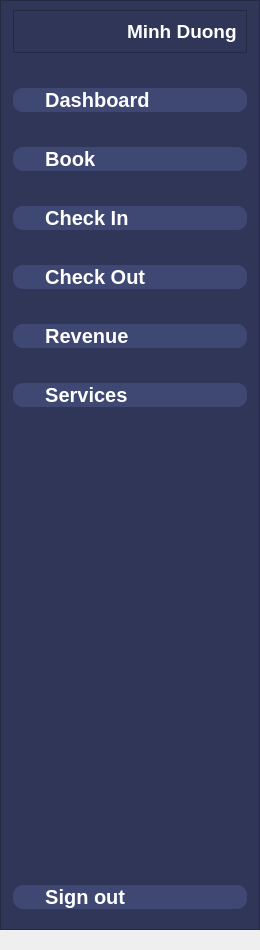
<?xml version="1.0" encoding="UTF-8"?>
<ui version="4.0">
 <class>NavBar</class>
 <widget class="QWidget" name="NavBar">
  <property name="geometry">
   <rect>
    <x>0</x>
    <y>0</y>
    <width>260</width>
    <height>950</height>
   </rect>
  </property>
  <property name="windowTitle">
   <string>Form</string>
  </property>
  <property name="styleSheet">
   <string notr="true">QPushButton:hover
{
   background-color:white;
}</string>
  </property>
  <widget class="QFrame" name="frame">
   <property name="geometry">
    <rect>
     <x>0</x>
     <y>0</y>
     <width>260</width>
     <height>930</height>
    </rect>
   </property>
   <property name="styleSheet">
    <string notr="true">background-color: #303657;</string>
   </property>
   <property name="frameShape">
    <enum>QFrame::StyledPanel</enum>
   </property>
   <property name="frameShadow">
    <enum>QFrame::Raised</enum>
   </property>
   <layout class="QVBoxLayout" name="verticalLayout_4">
    <property name="spacing">
     <number>35</number>
    </property>
    <property name="leftMargin">
     <number>12</number>
    </property>
    <property name="rightMargin">
     <number>12</number>
    </property>
    <property name="bottomMargin">
     <number>20</number>
    </property>
    <item>
     <widget class="QFrame" name="frame_2">
      <property name="frameShape">
       <enum>QFrame::StyledPanel</enum>
      </property>
      <property name="frameShadow">
       <enum>QFrame::Raised</enum>
      </property>
      <layout class="QHBoxLayout" name="horizontalLayout_2">
       <property name="spacing">
        <number>20</number>
       </property>
       <item>
        <widget class="QLabel" name="label">
         <property name="text">
          <string/>
         </property>
         <property name="pixmap">
          <pixmap>images/user64.png</pixmap>
         </property>
         <property name="scaledContents">
          <bool>true</bool>
         </property>
        </widget>
       </item>
       <item>
        <widget class="QLabel" name="label_2">
         <property name="styleSheet">
          <string notr="true">text-align: left;</string>
         </property>
         <property name="text">
          <string>&lt;html&gt;&lt;head/&gt;&lt;body&gt;&lt;p&gt;&lt;span style=&quot; font-size:14pt; font-weight:600; color:#ffffff;&quot;&gt;Minh Duong&lt;/span&gt;&lt;/p&gt;&lt;/body&gt;&lt;/html&gt;</string>
         </property>
         <property name="alignment">
          <set>Qt::AlignLeading|Qt::AlignLeft|Qt::AlignVCenter</set>
         </property>
         <property name="wordWrap">
          <bool>true</bool>
         </property>
        </widget>
       </item>
      </layout>
     </widget>
    </item>
    <item>
     <widget class="QPushButton" name="pushButton_3">
      <property name="acceptDrops">
       <bool>false</bool>
      </property>
      <property name="styleSheet">
       <string notr="true">QPushButton
{
  	border-style: none;
	color: white;
	font-size: 20px;
	font-weight: bold;
	background-color: #3f4773;
	border-radius: 10;
	text-align: left;
	padding-left: 10;
}
QPushButton:hover
{
  	background-color:#485187;
}</string>
      </property>
      <property name="text">
       <string>    Dashboard</string>
      </property>
      <property name="icon">
       <iconset>
        <normaloff>images/home-2-32.png</normaloff>images/home-2-32.png</iconset>
      </property>
      <property name="iconSize">
       <size>
        <width>32</width>
        <height>32</height>
       </size>
      </property>
      <property name="flat">
       <bool>false</bool>
      </property>
     </widget>
    </item>
    <item>
     <widget class="QPushButton" name="pushButton_2">
      <property name="acceptDrops">
       <bool>false</bool>
      </property>
      <property name="styleSheet">
       <string notr="true">border-style: none;
color: white;
font-size: 20px;
font-weight: bold;
background-color: #3f4773;
border-radius: 10;
text-align: left;
padding-left: 10;</string>
      </property>
      <property name="text">
       <string>    Book</string>
      </property>
      <property name="icon">
       <iconset>
        <normaloff>images/bed-64.png</normaloff>images/bed-64.png</iconset>
      </property>
      <property name="iconSize">
       <size>
        <width>32</width>
        <height>32</height>
       </size>
      </property>
      <property name="flat">
       <bool>false</bool>
      </property>
     </widget>
    </item>
    <item>
     <widget class="QPushButton" name="pushButton_4">
      <property name="acceptDrops">
       <bool>false</bool>
      </property>
      <property name="styleSheet">
       <string notr="true">border-style: none;
color: white;
font-size: 20px;
font-weight: bold;
background-color: #3f4773;
border-radius: 10;
text-align: left;
padding-left: 10;</string>
      </property>
      <property name="text">
       <string>    Check In</string>
      </property>
      <property name="icon">
       <iconset>
        <normaloff>images/in-32.png</normaloff>images/in-32.png</iconset>
      </property>
      <property name="iconSize">
       <size>
        <width>32</width>
        <height>32</height>
       </size>
      </property>
      <property name="flat">
       <bool>false</bool>
      </property>
     </widget>
    </item>
    <item>
     <widget class="QPushButton" name="pushButton_5">
      <property name="acceptDrops">
       <bool>false</bool>
      </property>
      <property name="styleSheet">
       <string notr="true">border-style: none;
color: white;
font-size: 20px;
font-weight: bold;
background-color: #3f4773;
border-radius: 10;
text-align: left;
padding-left: 10;</string>
      </property>
      <property name="text">
       <string>    Check Out</string>
      </property>
      <property name="icon">
       <iconset>
        <normaloff>images/out-32.png</normaloff>images/out-32.png</iconset>
      </property>
      <property name="iconSize">
       <size>
        <width>32</width>
        <height>32</height>
       </size>
      </property>
      <property name="flat">
       <bool>false</bool>
      </property>
     </widget>
    </item>
    <item>
     <widget class="QPushButton" name="pushButton_7">
      <property name="acceptDrops">
       <bool>false</bool>
      </property>
      <property name="styleSheet">
       <string notr="true">border-style: none;
color: white;
font-size: 20px;
font-weight: bold;
background-color: #3f4773;
border-radius: 10;
text-align: left;
padding-left: 10;</string>
      </property>
      <property name="text">
       <string>    Revenue</string>
      </property>
      <property name="icon">
       <iconset>
        <normaloff>images/money-32.png</normaloff>images/money-32.png</iconset>
      </property>
      <property name="iconSize">
       <size>
        <width>32</width>
        <height>32</height>
       </size>
      </property>
      <property name="flat">
       <bool>false</bool>
      </property>
     </widget>
    </item>
    <item>
     <widget class="QPushButton" name="pushButton_6">
      <property name="acceptDrops">
       <bool>false</bool>
      </property>
      <property name="styleSheet">
       <string notr="true">border-style: none;
color: white;
font-size: 20px;
font-weight: bold;
background-color: #3f4773;
border-radius: 10;
text-align: left;
padding-left: 10;</string>
      </property>
      <property name="text">
       <string>    Services</string>
      </property>
      <property name="icon">
       <iconset>
        <normaloff>images/service-32.png</normaloff>images/service-32.png</iconset>
      </property>
      <property name="iconSize">
       <size>
        <width>32</width>
        <height>32</height>
       </size>
      </property>
      <property name="flat">
       <bool>false</bool>
      </property>
     </widget>
    </item>
    <item>
     <spacer name="verticalSpacer">
      <property name="orientation">
       <enum>Qt::Vertical</enum>
      </property>
      <property name="sizeHint" stdset="0">
       <size>
        <width>20</width>
        <height>40</height>
       </size>
      </property>
     </spacer>
    </item>
    <item>
     <widget class="QPushButton" name="pushButton_8">
      <property name="acceptDrops">
       <bool>false</bool>
      </property>
      <property name="styleSheet">
       <string notr="true">border-style: none;
color: white;
font-size: 20px;
font-weight: bold;
background-color: #3f4773;
border-radius: 10;
text-align: left;
padding-left: 10;</string>
      </property>
      <property name="text">
       <string>    Sign out</string>
      </property>
      <property name="icon">
       <iconset>
        <normaloff>images/account-logout-32.png</normaloff>images/account-logout-32.png</iconset>
      </property>
      <property name="iconSize">
       <size>
        <width>32</width>
        <height>32</height>
       </size>
      </property>
      <property name="flat">
       <bool>false</bool>
      </property>
     </widget>
    </item>
   </layout>
  </widget>
 </widget>
 <resources/>
 <connections/>
</ui>
